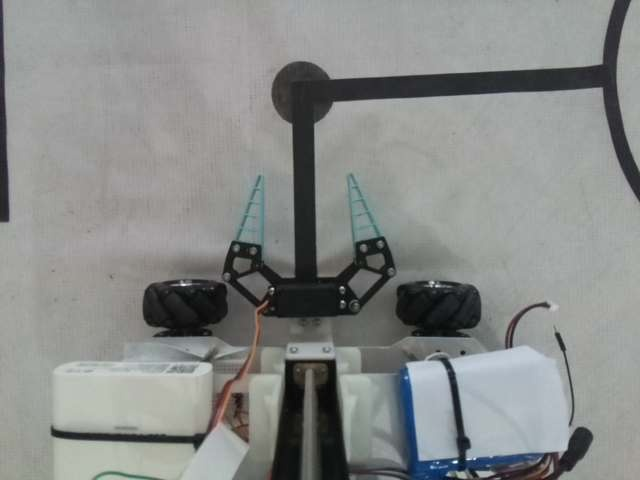
#> input picture yuyuan/42.jpg, 640 x 480 px
$ python dot_xy.py
#> lines starting #> are read from the running program, lines starting #| are printed output that depends on the picture; long printed decimals are rounded
import cv2
from OpenCV_learning.generalFunctions import show
from matplotlib import pyplot as plt

k = 0.78125


def display(bedrew, result):
    b, g, r = cv2.split(bedrew)  # 颜色通道提取
    match_result_rgb = cv2.merge((r, g, b))  # 颜色通道合并
    plt.subplot(121), plt.imshow(result)
    plt.subplot(122), plt.imshow(match_result_rgb)
    plt.suptitle("cv2.TM_SQDIFF_NORMED")
    plt.show()


imgbgr = cv2.imread("42.jpg")
#> imgbgr is the input picture: shape (480, 640, 3); mean B, G, R 136.9, 138.7, 136.2
img = cv2.imread("42.jpg", 0)
#> img: shape (480, 640); min 3, max 250, mean 137.8
template = cv2.imread("template5cm.png", 0)
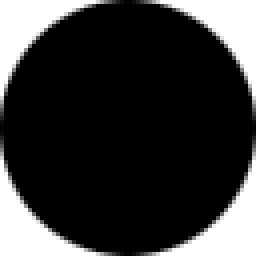
#> input picture yuyuan/template5cm.png, 64 x 64 px (shown 4 times larger)
#> template is the input picture: shape (64, 64); min 0, max 255, mean 54.8
roi = img[0:270, :]
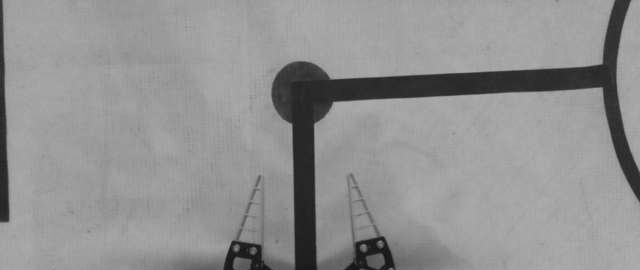
#> roi: shape (270, 640); min 16, max 177, mean 145.4
res = cv2.matchTemplate(img, template, cv2.TM_SQDIFF_NORMED)
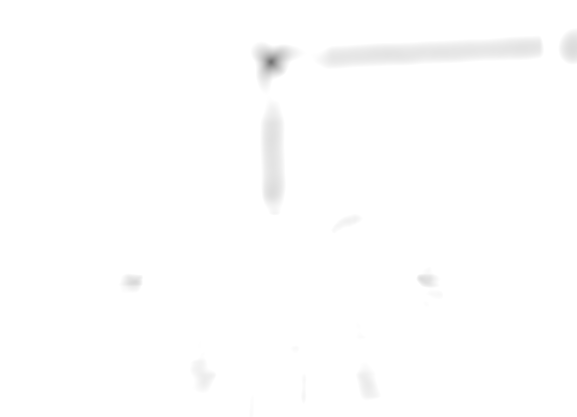
#> res: shape (417, 577) float32; min 0.456, max 1, mean 0.996
min_val, max_val, min_loc, max_loc = cv2.minMaxLoc(res)
#> min_val = 0.456; max_val = 1; min_loc = (271, 61); max_loc = (0, 0)
(X, Y) = min_loc
#> X = 271; Y = 61
(y, x) = template.shape
#> y = 64; x = 64

match_result = cv2.rectangle(imgbgr, (X, Y), (X + x, Y + y), (0, 0, 255), 8)
display(match_result, res)
#> in display, `b, g, r = cv2.split(bedrew)`:
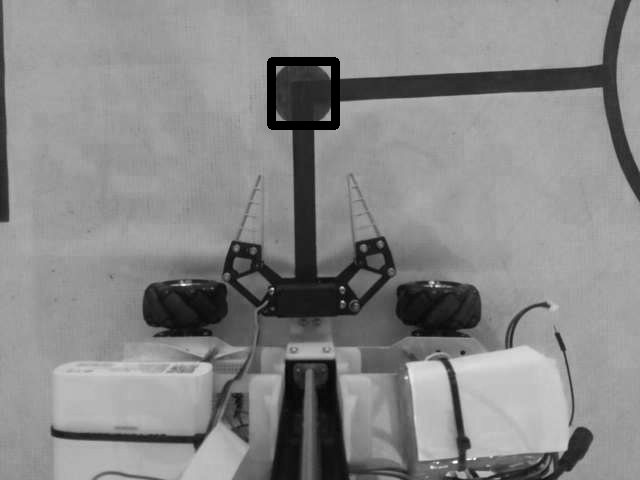
#> b: shape (480, 640); min 0, max 255, mean 136
#> in display, `b, g, r = cv2.split(bedrew)`:
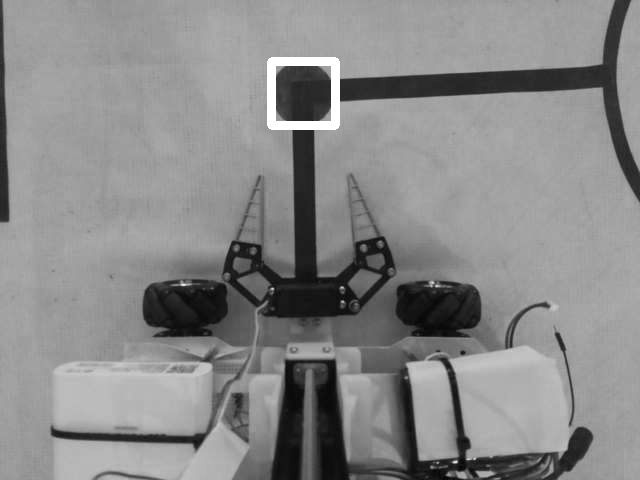
#> r: shape (480, 640); min 1, max 255, mean 137.1
dot_center_x = X + x / 2
#> dot_center_x = 303
dot_center_y = Y + x / 2
#> dot_center_y = 93
move_x = (dot_center_x - 320) * k
#> move_x = -13.28
move_y = (dot_center_y - 86) * k
#> move_y = 5.47
print(move_x, move_y)
#| -13.281 5.469
